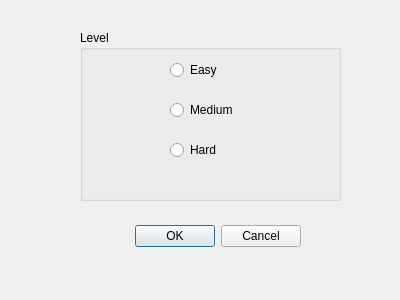
<?xml version="1.0" encoding="UTF-8"?>
<ui version="4.0">
 <class>Dialog</class>
 <widget class="QDialog" name="Dialog">
  <property name="geometry">
   <rect>
    <x>0</x>
    <y>0</y>
    <width>400</width>
    <height>300</height>
   </rect>
  </property>
  <property name="windowTitle">
   <string>Dialog</string>
  </property>
  <widget class="QDialogButtonBox" name="buttonBox">
   <property name="geometry">
    <rect>
     <x>100</x>
     <y>220</y>
     <width>201</width>
     <height>32</height>
    </rect>
   </property>
   <property name="orientation">
    <enum>Qt::Horizontal</enum>
   </property>
   <property name="standardButtons">
    <set>QDialogButtonBox::Cancel|QDialogButtonBox::Ok</set>
   </property>
  </widget>
  <widget class="QGroupBox" name="levelGroupBox">
   <property name="geometry">
    <rect>
     <x>80</x>
     <y>30</y>
     <width>261</width>
     <height>171</height>
    </rect>
   </property>
   <property name="title">
    <string>Level</string>
   </property>
   <widget class="QRadioButton" name="easyLevelRadioButton">
    <property name="geometry">
     <rect>
      <x>90</x>
      <y>30</y>
      <width>95</width>
      <height>20</height>
     </rect>
    </property>
    <property name="text">
     <string>Easy</string>
    </property>
   </widget>
   <widget class="QRadioButton" name="mediumLevelRadioButton">
    <property name="geometry">
     <rect>
      <x>90</x>
      <y>70</y>
      <width>95</width>
      <height>20</height>
     </rect>
    </property>
    <property name="text">
     <string>Medium</string>
    </property>
   </widget>
   <widget class="QRadioButton" name="hardLevelRadioButton">
    <property name="geometry">
     <rect>
      <x>90</x>
      <y>110</y>
      <width>95</width>
      <height>20</height>
     </rect>
    </property>
    <property name="text">
     <string>Hard</string>
    </property>
   </widget>
  </widget>
 </widget>
 <resources/>
 <connections>
  <connection>
   <sender>buttonBox</sender>
   <signal>accepted()</signal>
   <receiver>Dialog</receiver>
   <slot>accept()</slot>
   <hints>
    <hint type="sourcelabel">
     <x>248</x>
     <y>254</y>
    </hint>
    <hint type="destinationlabel">
     <x>157</x>
     <y>274</y>
    </hint>
   </hints>
  </connection>
  <connection>
   <sender>buttonBox</sender>
   <signal>rejected()</signal>
   <receiver>Dialog</receiver>
   <slot>reject()</slot>
   <hints>
    <hint type="sourcelabel">
     <x>316</x>
     <y>260</y>
    </hint>
    <hint type="destinationlabel">
     <x>286</x>
     <y>274</y>
    </hint>
   </hints>
  </connection>
 </connections>
</ui>
